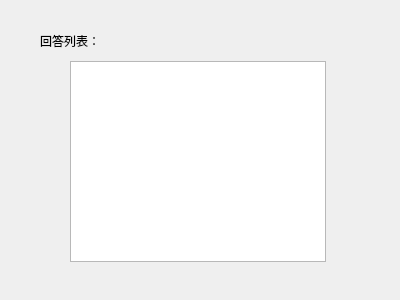
<?xml version="1.0" encoding="UTF-8"?>
<ui version="4.0">
 <class>AnswerForm</class>
 <widget class="QWidget" name="AnswerForm">
  <property name="geometry">
   <rect>
    <x>0</x>
    <y>0</y>
    <width>400</width>
    <height>300</height>
   </rect>
  </property>
  <property name="windowTitle">
   <string>Answer List</string>
  </property>
  <property name="styleSheet">
   <string notr="true"/>
  </property>
  <widget class="QListWidget" name="LIST">
   <property name="geometry">
    <rect>
     <x>70</x>
     <y>61</y>
     <width>256</width>
     <height>201</height>
    </rect>
   </property>
   <property name="styleSheet">
    <string notr="true">font: 9pt &quot;微软雅黑&quot;;</string>
   </property>
  </widget>
  <widget class="QLabel" name="label">
   <property name="geometry">
    <rect>
     <x>40</x>
     <y>30</y>
     <width>71</width>
     <height>21</height>
    </rect>
   </property>
   <property name="styleSheet">
    <string notr="true">font: 11pt &quot;微软雅黑&quot;;</string>
   </property>
   <property name="text">
    <string>回答列表：</string>
   </property>
  </widget>
 </widget>
 <resources/>
 <connections/>
</ui>
